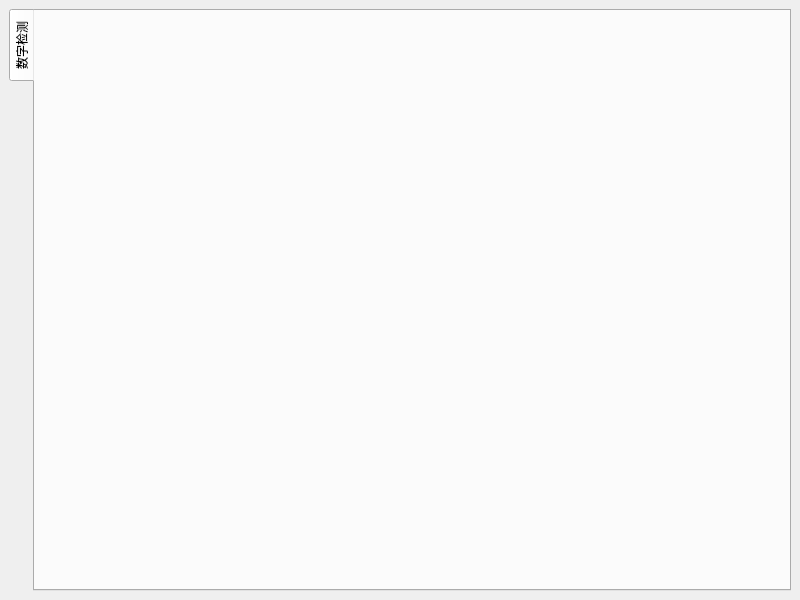
<?xml version="1.0" encoding="UTF-8"?>
<ui version="4.0">
 <class>MainWindow</class>
 <widget class="QMainWindow" name="MainWindow">
  <property name="geometry">
   <rect>
    <x>0</x>
    <y>0</y>
    <width>800</width>
    <height>600</height>
   </rect>
  </property>
  <property name="windowTitle">
   <string>MainWindow</string>
  </property>
  <property name="styleSheet">
   <string notr="true"/>
  </property>
  <widget class="QWidget" name="centralwidget">
   <layout class="QGridLayout" name="gridLayout">
    <item row="0" column="0">
     <widget class="QTabWidget" name="tabWidget">
      <property name="tabPosition">
       <enum>QTabWidget::West</enum>
      </property>
      <property name="tabShape">
       <enum>QTabWidget::Rounded</enum>
      </property>
      <property name="currentIndex">
       <number>0</number>
      </property>
      <property name="tabsClosable">
       <bool>false</bool>
      </property>
      <property name="tabBarAutoHide">
       <bool>false</bool>
      </property>
      <widget class="NumberCheckFrom" name="numberCheckFrom">
       <attribute name="title">
        <string>数字检测</string>
       </attribute>
      </widget>
     </widget>
    </item>
   </layout>
  </widget>
 </widget>
 <customwidgets>
  <customwidget>
   <class>NumberCheckFrom</class>
   <extends>QWidget</extends>
   <header>numbercheckfrom.h</header>
   <container>1</container>
  </customwidget>
 </customwidgets>
 <resources/>
 <connections/>
 <slots>
  <signal>signal1()</signal>
  <slot>button_test1_obclicked()</slot>
  <slot>button_test2_obclicked()</slot>
  <slot>button_test3_obclicked()</slot>
 </slots>
</ui>
